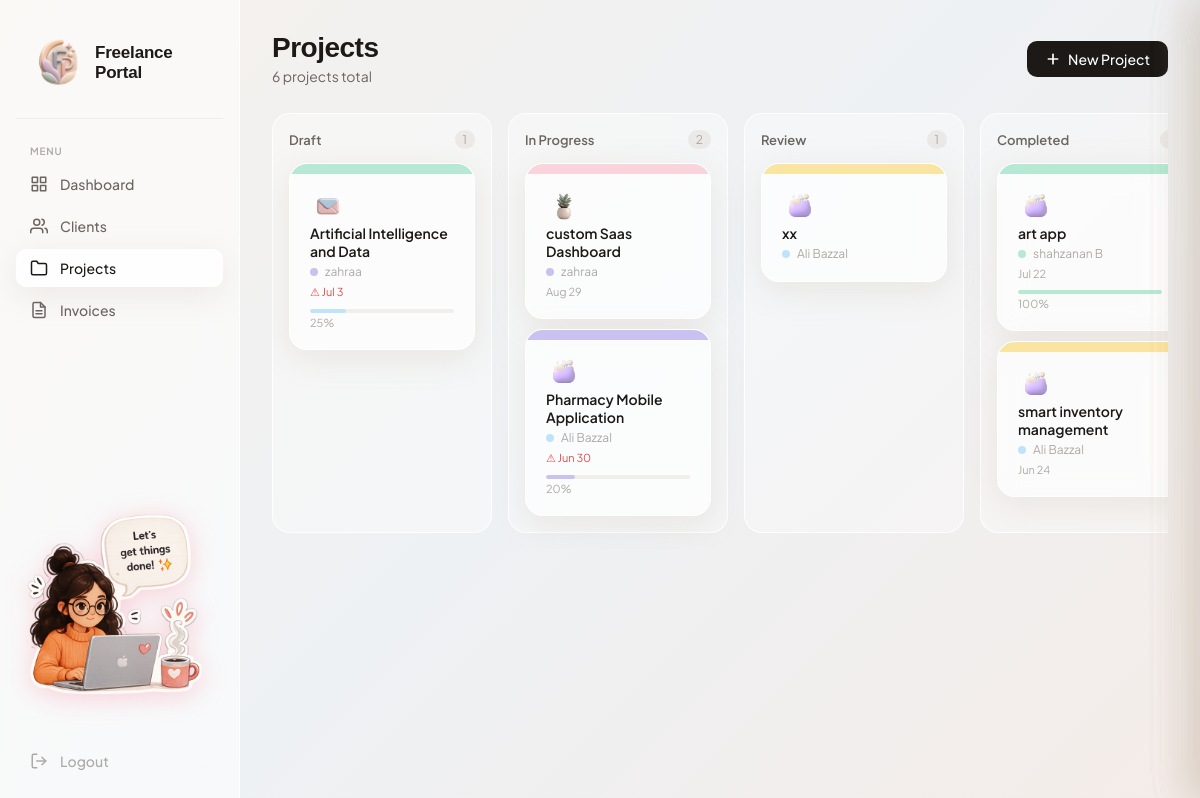
/projects.php (signed in), run on the app's committed database.
### tables this page shows
CREATE TABLE `projects` (
  `project_id` int(11) NOT NULL,
  `client_id` int(11) NOT NULL,
  `title` varchar(200) NOT NULL,
  `description` text DEFAULT NULL,
  `status` enum('draft','in_progress','review','completed','cancelled') DEFAULT 'draft',
  `deadline` date DEFAULT NULL,
  `budget` decimal(10,2) DEFAULT NULL,
  `cover_color` varchar(7) DEFAULT '#FFCBB4',
  `emoji` varchar(10) DEFAULT '?',
  `created_at` datetime DEFAULT current_timestamp(),
  `updated_at` datetime DEFAULT current_timestamp() ON UPDATE current_timestamp()
);

CREATE TABLE `clients` (
  `client_id` int(11) NOT NULL,
  `user_id` int(11) NOT NULL,
  `company` varchar(150) DEFAULT NULL,
  `phone` varchar(30) DEFAULT NULL,
  `tag_color` varchar(7) DEFAULT '#C9C2F0',
  `notes` text DEFAULT NULL,
  `is_active` tinyint(1) DEFAULT 1
);

CREATE TABLE `users` (
  `user_id` int(11) NOT NULL,
  `name` varchar(100) NOT NULL,
  `email` varchar(150) NOT NULL,
  `password` varchar(255) NOT NULL,
  `role` enum('freelancer','client') NOT NULL,
  `gender` enum('male','female') DEFAULT 'female',
  `created_at` datetime DEFAULT current_timestamp()
);

### projects.php (the view, shortened to what this page needs)
<?php
require 'api/db.php';
$gender = $_SESSION['gender'] ?? 'female';
$mascot = "images/mascot/sidebar-{$gender}.png";
$projects = $pdo->query("
    SELECT
        p.project_id, p.title, p.status, p.deadline, p.budget,
        p.cover_color, p.emoji, p.description,
        u.name AS client_name, c.client_id, c.tag_color,
        COUNT(t.task_id)                                                AS total_tasks,
        COALESCE(SUM(t.is_done), 0)                                     AS done_tasks,
        IFNULL(ROUND(SUM(t.is_done)/NULLIF(COUNT(t.task_id),0)*100), 0) AS pct
    FROM projects p
    JOIN clients c ON c.client_id = p.client_id
    JOIN users   u ON u.user_id   = c.user_id
    LEFT JOIN tasks t ON t.project_id = p.project_id
    GROUP BY p.project_id
    ORDER BY p.updated_at DESC
")->fetchAll();
$columns = [
    'draft'      => ['label' => 'Draft',       'color' => '#BFE3F9'],
    'in_progress'=> ['label' => 'In Progress',  'color' => '#C9C2F0'],
    'review'     => ['label' => 'Review',       'color' => '#FAE4A2'],
    'completed'  => ['label' => 'Completed',    'color' => '#B6E8D3'],
    'cancelled'  => ['label' => 'Cancelled',    'color' => '#E5E2DF'],
];
$grouped = array_fill_keys(array_keys($columns), []);
foreach ($projects as $p) {
    $grouped[$p['status']][] = $p;
}
?>
<!DOCTYPE html>
<html lang="en">
<head>
    <link href="https://api.fontshare.com/v2/css?f[]=clash-display@400,500,600,700&display=swap" rel="stylesheet">
    <link rel="stylesheet" href="css/style.css">
</head>
<body>
<div class="app-layout">
    <aside class="sidebar">
        <div class="sidebar-logo">
            <img src="images/logo.png" alt="logo">
            <span class="sidebar-logo-text">Freelance Portal</span>
        </div>
        <span class="nav-label">Menu</span>
        <a href="dashboard.php" class="nav-link">
            Dashboard
        </a>
        <a href="clients.php" class="nav-link">
            Clients
        </a>
        <a href="projects.php" class="nav-link active">
            <svg xmlns="http://www.w3.org/2000/svg" width="18" height="18" viewBox="0 0 24 24" fill="none" stroke="currentColor" stroke-width="2" stroke-linecap="round" stroke-linejoin="round"><path d="M22 19a2 2 0 0 1-2 2H4a2 2 0 0 1-2-2V5a2 2 0 0 1 2-2h5l2 3h9a2 2 0 0 1 2 2z"/></svg>
            Projects
        </a>
        <a href="invoices.php" class="nav-link">
            Invoices
        </a>
        <div class="sidebar-mascot">
            <img src="<?= htmlspecialchars($mascot) ?>" alt="mascot" class="sidebar-mascot-img">
        </div>
        <a href="logout.php" class="sidebar-logout">
            <svg xmlns="http://www.w3.org/2000/svg" width="18" height="18" viewBox="0 0 24 24" fill="none" stroke="currentColor" stroke-width="2" stroke-linecap="round" stroke-linejoin="round"><path d="M9 21H5a2 2 0 0 1-2-2V5a2 2 0 0 1 2-2h4"/><polyline points="16 17 21 12 16 7"/><line x1="21" y1="12" x2="9" y2="12"/></svg>
            Logout
        </a>
    </aside>
    <main class="main-content">
        <div class="page-header">
            <div>
                <h1>Projects</h1>
                <p class="page-subtitle"><?= count($projects) ?> project<?= count($projects) !== 1 ? 's' : '' ?> total</p>
            </div>
            <button class="btn btn-primary" onclick="openAddPanel()">
                <svg xmlns="http://www.w3.org/2000/svg" width="16" height="16" viewBox="0 0 24 24" fill="none" stroke="currentColor" stroke-width="2.5" stroke-linecap="round" stroke-linejoin="round"><line x1="12" y1="5" x2="12" y2="19"/><line x1="5" y1="12" x2="19" y2="12"/></svg>
                New Project
            </button>
        </div>
        <div class="kanban-board">
            <?php foreach ($columns as $status => $col): ?>
            <div class="kanban-col" data-status="<?= $status ?>">
                <div class="kanban-col-header">
                    <span class="kanban-col-title" style="color:<?= $col['color'] !== '#E5E2DF' ? 'var(--text-2)' : 'var(--text-3)' ?>">
                        <?= $col['label'] ?>
                    </span>
                    <span class="kanban-count"><?= count($grouped[$status]) ?></span>
                </div>
                <?php foreach ($grouped[$status] as $p): ?>
                <div class="project-card glass" data-project-id="<?= $p['project_id'] ?>" onclick="openDetailPanel(<?= $p['project_id'] ?>)">
                    <div class="cover-strip" style="background:<?= htmlspecialchars($p['cover_color']) ?>"></div>
                  <img src="images/stickers/<?= htmlspecialchars($p['emoji']) ?>.webp"
     style="width:36px;height:36px;object-fit:contain;" alt="">
                    <div class="project-title"><?= htmlspecialchars($p['title']) ?></div>
                    <div class="project-client">
                        <span style="display:inline-block;width:8px;height:8px;border-radius:50%;background:<?= htmlspecialchars($p['tag_color']) ?>;margin-right:5px;"></span>
                        <?= htmlspecialchars($p['client_name']) ?>
                    </div>
                    <?php if ($p['deadline']): ?>
                    <div style="font-size:11px;color:<?= strtotime($p['deadline']) < time() && $status !== 'completed' ? '#E24B4A' : 'var(--text-3)' ?>;margin-top:6px;">
                        <?= strtotime($p['deadline']) < time() && $status !== 'completed' ? '⚠ ' : '' ?>
                        <?= date('M j', strtotime($p['deadline'])) ?>
                    </div>
                    <?php endif; ?>
                    <?php if ($p['total_tasks'] > 0): ?>
                    <div style="margin-top:10px;">
                        <div style="background:rgba(180,160,140,0.15);border-radius:99px;height:4px;overflow:hidden;">
                            <div style="height:100%;border-radius:99px;background:<?= $col['color'] ?>;width:<?= $p['pct'] ?>%;"></div>
                        </div>
                        <div style="font-size:11px;color:var(--text-3);margin-top:3px;"><?= $p['pct'] ?>%</div>
                    </div>
                    <?php endif; ?>
                </div>
                <?php endforeach; ?>
            </div>
            <?php endforeach; ?>
        </div>
    </main>
</div>
</body>
</html>

### data on the page
projects: emoji (picture), title "Artificial Intelligence and Data", users.name "zahraa", deadline "Jul 3", pct "25"
projects: emoji (picture), title "custom Saas Dashboard", users.name "zahraa", deadline "Aug 29"
projects: emoji (picture), title "Pharmacy Mobile Application", users.name "Ali Bazzal", deadline "Jun 30", pct "20"
projects: emoji (picture), title "xx", users.name "Ali Bazzal"
projects: emoji (picture), title "art app", users.name "shahzanan B", deadline "Jul 22", pct "100"
projects: emoji (picture), title "smart inventory management", users.name "Ali Bazzal", deadline "Jun 24"

### other printed values
count($projects) "6"
$col['label'] "Draft"
count($grouped[$status]) "1"
$col['label'] "In Progress"
count($grouped[$status]) "2"
$col['label'] "Review"
$col['label'] "Completed"
